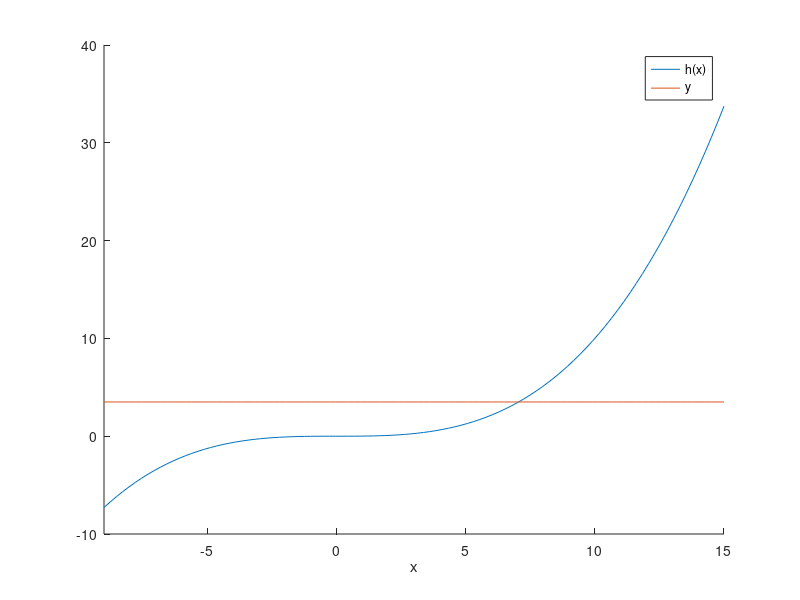
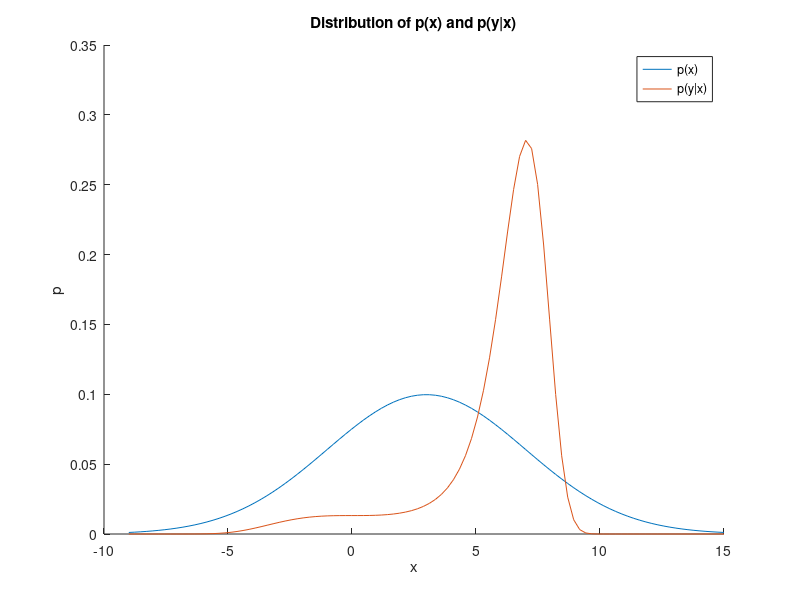
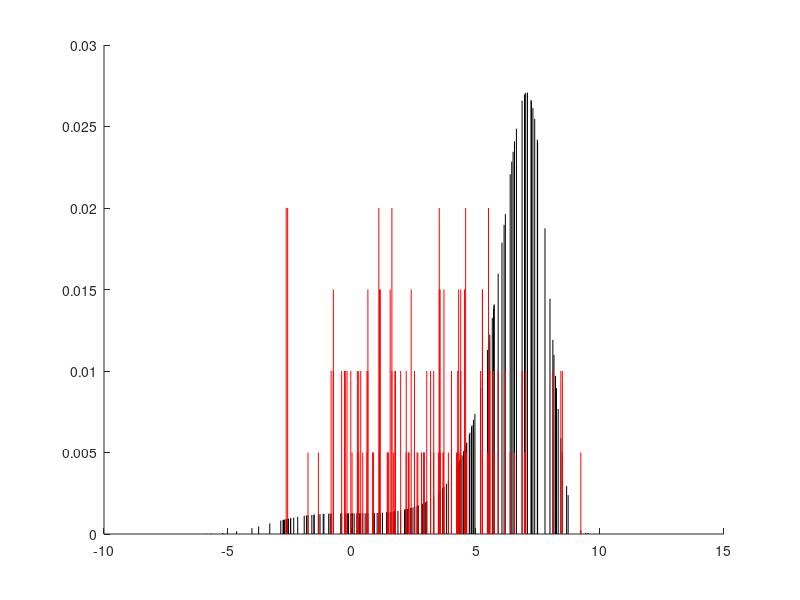

These figures' MATLAB source, in order:
clc;clear
%% Task a
mu_x = 3;
sigma_x = 4;
x = linspace(mu_x - 3*sigma_x,mu_x + 3*sigma_x,100);
h_x = 0.01*x.^3;
y = 3.5*ones(length(x),1);
figure
xlim([mu_x - 3*sigma_x,mu_x + 3*sigma_x])
hold on
plot(x,h_x);
plot(x,y)
xlabel('x')
legend('h(x)','y')

p_x = normpdf(x,mu_x,sigma_x);
p_y = normpdf(0.01*x.^3,3.5,sqrt(2));
figure
hold on
plot(x,p_x)
plot(x,p_y)
title('Distribution of p(x) and p(y|x)')
xlabel('x')
ylabel('p')
legend('p(x)','p(y|x)')

%% Task b
% Generate samples from proposal
n = 200;
samples = normrnd(mu_x,sigma_x,n,1);
pyx = normpdf(0.01*samples.^3,3.5,sqrt(2));
% y_samples = 0.01*samples.^3 + sqrt(2)*randn(n,1);
w_tilde = 1/n*pyx;
w = w_tilde/(sum(w_tilde));
E_xy = sum(samples.*w);
Var_xy = sum(samples.^2.*w) - E_xy^2;

% figure
% hold on
% for i = 1:n
%     plot([samples(i) samples(i)],[0, w(i)],'k');
% end


%% Task c
% Resampling
u = sort(rand(n,1));
px = normpdf(samples,mu_x,sigma_x);
px_norm = px/sum(px);
px_cum = cumsum(px_norm);
[~,idx1] = sort([u;px_cum]);
idx2 = find(idx1<=n);
idx = idx2 - (0:n-1)';
resamples = samples(idx);
w_resample = ones(n,1)/n;
E_resample = sum(resamples.*w_resample);


p = find([n;diff(idx);n]);
values = idx(p(1:end-1));
instances = diff(p);
temp = [unique(idx) instances];
resamples = resamples(unique(idx));
n_unique = length(instances);
w_resample = ones(n_unique,1)/n.*instances;

figure
hold on
for i = 1:n
    plot([samples(i) samples(i)],[0, w(i)],'k');
end
for i = 1:n_unique
    plot([resamples(i) resamples(i)],[0, w_resample(i)],'r');
end
